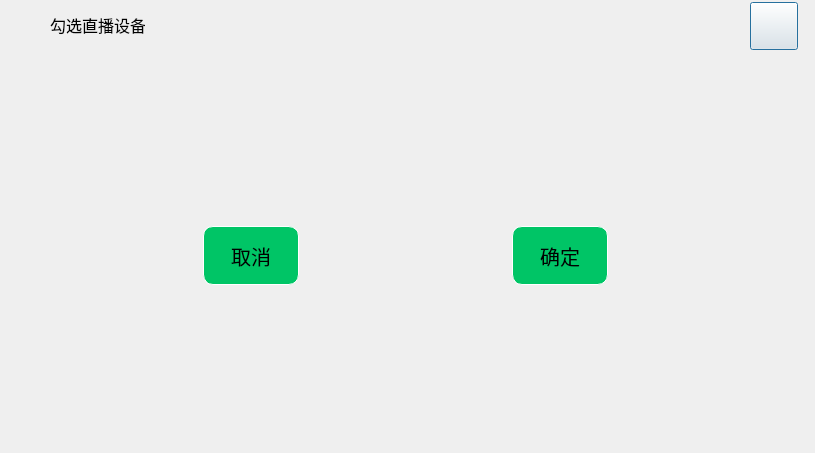
<?xml version="1.0" encoding="UTF-8"?>
<ui version="4.0">
 <class>GBSStreamSelector</class>
 <widget class="QDialog" name="GBSStreamSelector">
  <property name="geometry">
   <rect>
    <x>0</x>
    <y>0</y>
    <width>815</width>
    <height>453</height>
   </rect>
  </property>
  <property name="windowTitle">
   <string>Dialog</string>
  </property>
  <widget class="QWidget" name="widget" native="true">
   <property name="geometry">
    <rect>
     <x>0</x>
     <y>0</y>
     <width>815</width>
     <height>54</height>
    </rect>
   </property>
   <property name="styleSheet">
    <string notr="true"/>
   </property>
   <widget class="QLabel" name="label">
    <property name="geometry">
     <rect>
      <x>50</x>
      <y>14</y>
      <width>95</width>
      <height>22</height>
     </rect>
    </property>
    <property name="styleSheet">
     <string notr="true">font-size:16px;</string>
    </property>
    <property name="text">
     <string>勾选直播设备</string>
    </property>
   </widget>
   <widget class="QPushButton" name="btnClose">
    <property name="geometry">
     <rect>
      <x>750</x>
      <y>2</y>
      <width>48</width>
      <height>48</height>
     </rect>
    </property>
    <property name="text">
     <string/>
    </property>
    <property name="icon">
     <iconset>
      <normaloff>../../forms/images/gbs/biz/gbs-close-window.png</normaloff>../../forms/images/gbs/biz/gbs-close-window.png</iconset>
    </property>
    <property name="iconSize">
     <size>
      <width>48</width>
      <height>48</height>
     </size>
    </property>
   </widget>
  </widget>
  <widget class="QWidget" name="widget_2" native="true">
   <property name="geometry">
    <rect>
     <x>-10</x>
     <y>50</y>
     <width>831</width>
     <height>411</height>
    </rect>
   </property>
   <layout class="QVBoxLayout" name="verticalLayout" stretch="4,0">
    <item>
     <layout class="QGridLayout" name="gridLayout_2">
      <property name="spacing">
       <number>0</number>
      </property>
     </layout>
    </item>
    <item>
     <layout class="QHBoxLayout" name="horizontalLayout">
      <property name="spacing">
       <number>0</number>
      </property>
      <item>
       <spacer name="horizontalSpacer_2">
        <property name="orientation">
         <enum>Qt::Horizontal</enum>
        </property>
        <property name="sizeHint" stdset="0">
         <size>
          <width>40</width>
          <height>20</height>
         </size>
        </property>
       </spacer>
      </item>
      <item>
       <widget class="QPushButton" name="btnCancel">
        <property name="sizePolicy">
         <sizepolicy hsizetype="Fixed" vsizetype="Fixed">
          <horstretch>0</horstretch>
          <verstretch>0</verstretch>
         </sizepolicy>
        </property>
        <property name="minimumSize">
         <size>
          <width>96</width>
          <height>59</height>
         </size>
        </property>
        <property name="maximumSize">
         <size>
          <width>96</width>
          <height>59</height>
         </size>
        </property>
        <property name="styleSheet">
         <string notr="true">background-color:#00C566;
border: 1px solid white;
border-radius:10px;
font-size:20px;</string>
        </property>
        <property name="text">
         <string>取消</string>
        </property>
       </widget>
      </item>
      <item>
       <spacer name="horizontalSpacer">
        <property name="orientation">
         <enum>Qt::Horizontal</enum>
        </property>
        <property name="sizeHint" stdset="0">
         <size>
          <width>40</width>
          <height>20</height>
         </size>
        </property>
       </spacer>
      </item>
      <item>
       <widget class="QPushButton" name="btnOK">
        <property name="sizePolicy">
         <sizepolicy hsizetype="Fixed" vsizetype="Fixed">
          <horstretch>0</horstretch>
          <verstretch>0</verstretch>
         </sizepolicy>
        </property>
        <property name="minimumSize">
         <size>
          <width>96</width>
          <height>59</height>
         </size>
        </property>
        <property name="maximumSize">
         <size>
          <width>96</width>
          <height>59</height>
         </size>
        </property>
        <property name="styleSheet">
         <string notr="true">background-color:#00C566;
border: 1px solid white;
border-radius:10px;
font-size:20px;</string>
        </property>
        <property name="text">
         <string>确定</string>
        </property>
       </widget>
      </item>
      <item>
       <spacer name="horizontalSpacer_3">
        <property name="orientation">
         <enum>Qt::Horizontal</enum>
        </property>
        <property name="sizeHint" stdset="0">
         <size>
          <width>40</width>
          <height>20</height>
         </size>
        </property>
       </spacer>
      </item>
     </layout>
    </item>
   </layout>
  </widget>
 </widget>
 <resources>
  <include location="../Resources.qrc"/>
 </resources>
 <connections/>
</ui>
